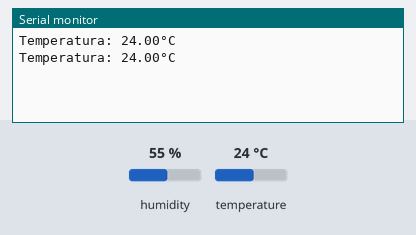
The sketch below on a simulated ESP32. On the bench: the last lines printed to the serial monitor. The inputs (shaded band) are chosen by the test bench; at power-on: temperature 24 °C, humidity 55 %.

Above: at 2.8 s.
2.9 s: temperature set to 12 °C
At 4.6 s:
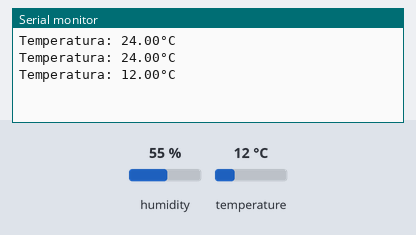
5.6 s: temperature set to 19 °C
At 6.4 s:
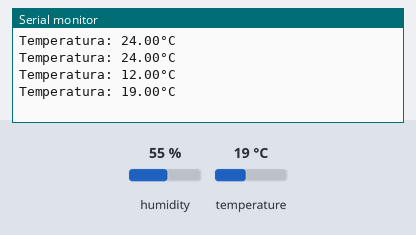
Timing chart, 0 to 8.6 s (numbered marks = the images above; inputs shaded):
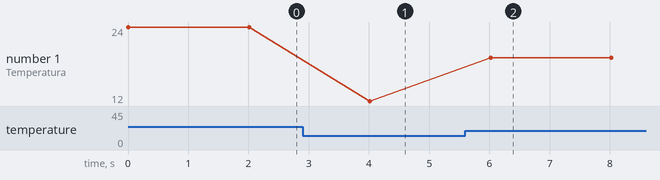

Measured:
- after the input at 2.9 s, the serial monitor: prints a new line after 1.1 s (image 1)
- after the input at 5.6 s, the serial monitor: prints a new line after 0.42 s (image 2)
- plotted number 1: 24 → 12 after the input at 2.9 s, 12 → 19 after the input at 5.6 s

The sketch:

sketch.ino
```cpp
#include <Adafruit_Sensor.h>
#include <DHT.h>
#define DHTPIN 2 // Pin del sensor DHT conectado a Arduino
#define DHTTYPE DHT22 // Tipo de sensor DHT (DHT22)

DHT dht(DHTPIN, DHTTYPE);

void setup() {
  Serial.begin(9600);
  dht.begin();
}

void loop() {
  // Leer la temperatura desde el sensor
  float temperatura = dht.readTemperature();

  // Verificar si la lectura es válida
  if (!isnan(temperatura)) {
    // Enviar la temperatura al puerto serie
    Serial.print("Temperatura: ");
    Serial.print(temperatura);
    Serial.println("°C");
  }

  // Esperar un breve período antes de tomar otra lectura
  delay(2000); // Puedes ajustar este valor según sea necesario
}
```
